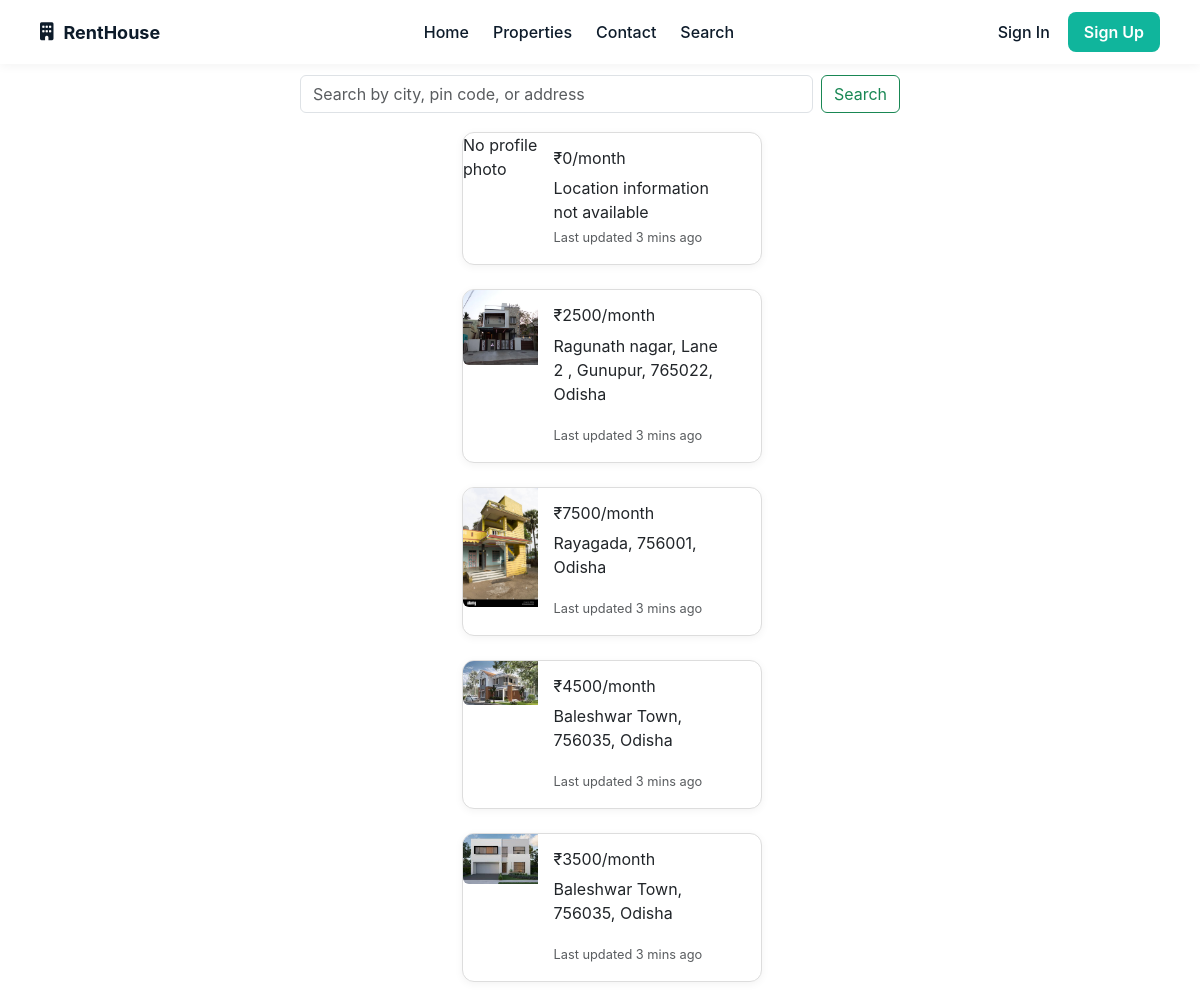
The app's page /search/ with its own data.
### authentication_app/models.py (models this page shows, shortened)
class UserProfile(models.Model):
    user = models.OneToOneField(User, on_delete=models.CASCADE)
    profile_photo= models.ImageField(upload_to='profile_photos', blank=True, null=True)
    extra_photos = models.ManyToManyField(Image, blank=True)
    bio = models.TextField(blank=True)
    price = models.DecimalField(max_digits=10,blank=True,decimal_places=0, default=0)
    first_name = models.CharField(max_length=30, blank=True)
    last_name = models.CharField(max_length=30, blank=True)
    email = models.EmailField(blank=True)
    mobile_number = models.CharField(max_length=15, blank=True)
    bedroom = models.DecimalField( max_digits=5, decimal_places=0, blank=True, default=0)
    hallroom = models.DecimalField( max_digits=5, decimal_places=0, blank=True, default=0)
    kitchen = models.DecimalField( max_digits=5, decimal_places=0, blank=True, default=0)
    location_info = models.CharField(max_length=100, blank=True )
    location_2 = models.CharField(max_length=100, blank=True)

### authentication_app/views.py (the view)
# urls.py: path('search/', search, name='search'),
def search(request):
    if request.method == 'GET':
        query = request.GET.get('q', '')
        price_range = request.GET.get('price_range', '')
        filters = Q(location_info__icontains=query) | Q(location_2__icontains=query)
        if price_range:
            try:
                min_price, max_price = map(int, price_range.split('-'))
                filters &= Q(price__gte=min_price) & Q(price__lte=max_price)
            except ValueError:
                pass  # Invalid price format
        results = UserProfile.objects.filter(filters)
        return render(request, 'search.html', {
            'results': results,
            'query': query,
            'price_range': price_range
        })
    else:
        return render(request, 'search.html')

### templates/search.html (shortened to what this page needs)
 {% load static %}
<!doctype html>
<html lang="en">
  <head>
    <link href="https://cdn.jsdelivr.net/npm/bootstrap@5.3.2/dist/css/bootstrap.min.css" rel="stylesheet">
    <link rel="stylesheet" href="https://cdnjs.cloudflare.com/ajax/libs/font-awesome/6.5.0/css/all.min.css" />
    <script src="https://cdn.tailwindcss.com"></script>
    <link rel="stylesheet" href="https://cdnjs.cloudflare.com/ajax/libs/font-awesome/6.5.0/css/all.min.css">
    <link rel="stylesheet" href="https://cdnjs.cloudflare.com/ajax/libs/font-awesome/6.5.0/css/all.min.css">
  <link rel="stylesheet" href="{% static 'css/newstyle.css' %}">
  </head>
  <body>
    <header class="navbar">
      <div class="nav-left">
          <i class="fas fa-building"></i>
          <span class="brand">RentHouse</span>
      </div>
      <nav class="nav-center">
          <a href="/">Home</a>
          <a href="#properties">Properties</a>
          <a href="#contact">Contact</a>
          <a href="{% url 'search' %}">Search</a>
      </nav>
      <div class="nav-right">
          <a href="/login" class="signin">Sign In</a>
          <a href="/register" class="signup">Sign Up</a>
      </div>
  </header>
<div class="main-part">
              <form method="get" action="{% url 'search' %}" class="d-flex" role="search" style="width: 50%;" >
                <input type="text" name="q" placeholder="Search by city, pin code, or address" class="form-control me-2" aria-label="Search">
                <button type="submit" class="btn btn-outline-success">Search</button>
            </form>
      {% if results %}
    <h3>Search Results for "{{ query }}"</h3>
    <ul>
        {% for result in results %}
        <div class="card mb-4 ms-lg-4" style="max-width: 600px;">
            <div class="row g-0">
              <div class="col-md-3">
                <a href="{% url 'public_user_profile' username=result.user.username %}" class="img-fluid rounded-start">{% if result.profile_photo %}
                    <img src="{{ result.profile_photo.url }}" alt="{{ result.user.username }}" class="img-fluid rounded-start" >
                {% else %}
                    <span>No profile photo</span>
                {% endif %}</a>
              </div>
              <div class="col-md-8">
                <div class="card-body">
                  <h5 class="card-title">₹{{result.price}}/month</h5>
                  <p class="card-text">{% if result.location_info %}
                    <address>{{ result.location_info }}</address>
                    {% elif result.location_2 %}
                    <address> {{ result.location_2 }} </address>
                    {% else %}
                    <p>Location information not available</p>
                    {% endif %}</p>
                  <p class="card-text"><small class="text-body-secondary">Last updated 3 mins ago</small></p>
                </div>
              </div>
            </div>
          </div>
        {% endfor %}
    </ul>
{% else %}
    <p>No results found for "{{ query }}"</p>
{% endif %}
</div>
  </body>
</html>

### static/css/newstyle.css (style rules this page uses)
* { margin: 0; padding: 0; box-sizing: border-box; font-family: 'Inter', sans-serif; }
body { margin: 0; font-family: Arial, sans-serif; color: white; }
.navbar { position: fixed; top: 0; left: 0; width: 100%; height: 64px; display: flex; align-items: center; justify-content: space-between; padding: 0 40px; background-color: rgba(255, 255, 255, 0.9); backdrop-filter: blur(8px); box-shadow: 0 2px 10px rgba(0, 0, 0, 0.05); z-index: 1000; }
.nav-left { display: flex; align-items: center; gap: 10px; font-size: 18px; font-weight: bold; color: #0d1b2a; }
.nav-center { display: flex; gap: 24px; }
.nav-center a { text-decoration: none; color: #0d1b2a; font-weight: 500; transition: color 0.3s ease-in-out; }
.nav-right { display: flex; align-items: center; gap: 18px; }
.nav-right .signin { text-decoration: none; color: #0d1b2a; font-weight: 500; transition: color 0.3s ease-in-out; }
.nav-right .signup { text-decoration: none; background-color: #10b59c; color: white; padding: 8px 16px; border-radius: 8px; font-weight: 600; transition: background-color 0.3s ease-in-out; }
.card { background-color: #fff; border: 1px solid #ddd; border-radius: 12px; overflow: hidden; width: 300px; flex: 0 0 auto; box-shadow: 0 2px 8px rgba(0, 0, 0, 0.05); }

### templates/search.html (style rules this page uses)
.main-part { margin-top: 75px; display: flex; justify-content: center; align-items: center; flex-direction: column; }

### records on screen
UserProfile: profile_photo "No profile photo", price "0", location_info "Location information not available"
UserProfile: profile_photo (picture), price "2500", location_2 "Ragunath nagar, Lane 2 , Gunupur, 765022, Odisha"
UserProfile: profile_photo (picture), price "7500", location_2 "Rayagada, 756001, Odisha"
UserProfile: profile_photo (picture), price "4500", location_2 "Baleshwar Town, 756035, Odisha"
UserProfile: profile_photo (picture), price "3500", location_2 "Baleshwar Town, 756035, Odisha"
